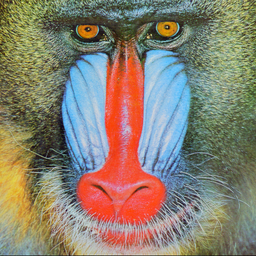
#> input picture Cluster/mandrill.tiff, 256 x 256 px, shrunk from 512 x 512 before the run
$ python demoCode.py
#> lines starting #> are read from the running program, lines starting #| are printed output that depends on the picture
### Cluster/Cluster.py
from dist2 import dist2
import numpy as np

# Cluster Object
class cluster:

    # constructor
    def __init__(self):
        self.clear()
        np.random.seed(0)

    # clear regression object
    def clear(self):
        self.x = None
        self.dim = None
        self.size = None

    # data parsing
    def dataUpdate(self, x):
        self.size, self.dim = x.shape               # data size and dimension
        self.x = x                                  # data
        print('\ndata parsed ...')
        print('------------------------------------')
        print('training X ... dim: ', self.dim, ' | size: ', self.size)
        print('------------------------------------\n')

    # KMeans
    def KMeans(self,k):
        errs = []
        it = 0
        self.k = k
        prev_c = np.zeros(self.size)
        self.c = np.ones(self.size)
        self.m = self.initialize()
        print('clustering ...')
        print('------------------------------------')
        while np.any(prev_c != self.c):
            err = self.oFunc()
            prev_c = self.c                                                             # preserve previsou result
            self.c = dist2(self.x,self.m).argmin(axis=1)                                # assign cluster by distance
            m = [self.x[np.where(self.c==i)].mean(axis=0).tolist() for i in range(0,self.k)]
            self.m = np.array(m)                                                        # assign cluster centers
            err = self.oFunc()                                                          # objective error
            errs.append(err)
            it += 1
            print('iteration:', '{:>3}'.format(str(it)), '| error: %.3f'%err, ' | current cluster: ', self.c)
        print('------------------------------------\n')
        return errs

    # objective function
    def oFunc(self):
        return  dist2(self.x, self.m).min(axis=1).sum()

    # cluster initialization
    def initialize(self):
        perm = np.random.permutation(self.size)
        return self.x[perm[0:self.k],:]

    # cluster quantization
    def quant(self, c=None, m=None):
        if c==None: c=self.c
        if m==None: m=self.m
        return [m[c[i]] for i in range(0,self.size)]

### Cluster/dist2.py
import numpy as np

def dist2(x,c):
    ndata,dimx = x.shape
    ncenters, dimc = c.shape

    xsum = np.sum(x**2,axis = 1)
    xsum = xsum[:,np.newaxis]
    csum = np.sum(c**2,axis = 1)
    csum = csum[:,np.newaxis]

    n2 =  xsum.dot(np.ones([1,ncenters]))+ np.ones([ndata,1]).dot(csum.T)- 2*x.dot(c.T)
    return n2

### Cluster/demoCode.py
from PIL import Image
from Cluster import cluster
import matplotlib.pyplot as plt
import numpy as np

def main():

    # paramteres
    M = 2
    k = 100

    # data parsing
    im = Image.open('mandrill.tiff')
#> im is the input picture: PIL image 256x256 RGB; mean R, G, B 137.4, 128.9, 113.1
    y = np.array(im)
    n = np.prod(y.shape)//(3*M*M)
#> n = 16384
    d = y.shape[0]
#> d = 256
    c = 0
    x = np.zeros([n,3*M*M])
    for i in range(0,d,M):
        for j in range(0,d,M):
            x[c,:] = np.reshape(y[i:i+M,j:j+M,:], [1,M*M*3])
            c = c+1
#> after the loop, c = 16384

    # clustering
    cl = cluster()
    cl.dataUpdate(x)
#> (printed output is left out)
    errs = cl.KMeans(k)
#> the loop in KMeans, `while np.any(prev_c != self.c):` made 76 passes
#> (printed output is left out)

    # reconstruction
    qX = cl.quant()
    c = 0
    yR = y
    for i in range(0,d,M):
        for j in range(0,d,M):
            yR[i:i+M,j:j+M,:] = np.reshape(qX[c], [M,M,3])
            c += 1
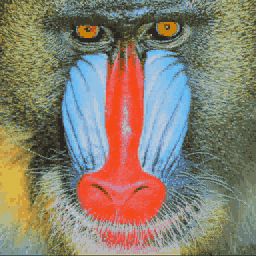
#> yR: shape (256, 256, 3); mean R, G, B 136.9, 128.4, 112.6
    imR = Image.fromarray(yR)
    imD = Image.fromarray(yR-y)
#> imD: PIL image 256x256 RGB; every value is 0
    imR.save('hw7_1.tiff')
    imD.save('hw7_2.tiff')

    # plotting
    t = np.arange(0, len(errs))
    plt.plot(t, errs)
    plt.show()
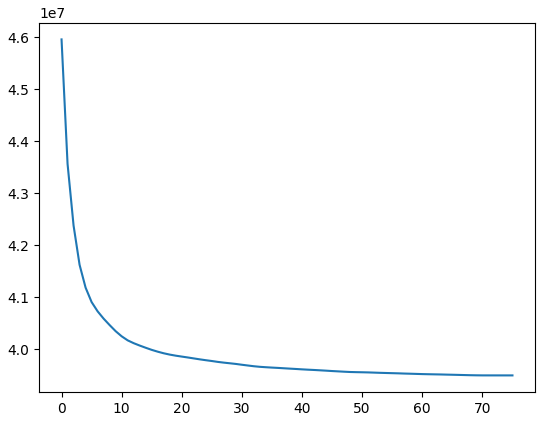
#> figure drawn by matplotlib, 1 panel; curve peaks at x = 0, y = 45954743.3

if __name__ == "__main__":
    main()
